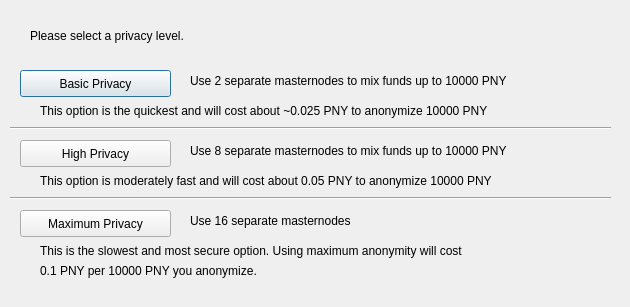
<?xml version="1.0" encoding="UTF-8"?>
<ui version="4.0">
 <class>ObfuscationConfig</class>
 <widget class="QDialog" name="ObfuscationConfig">
  <property name="geometry">
   <rect>
    <x>0</x>
    <y>0</y>
    <width>630</width>
    <height>307</height>
   </rect>
  </property>
  <property name="windowTitle">
   <string>Configure Obfuscation</string>
  </property>
  <widget class="QPushButton" name="buttonBasic">
   <property name="geometry">
    <rect>
     <x>20</x>
     <y>70</y>
     <width>151</width>
     <height>27</height>
    </rect>
   </property>
   <property name="text">
    <string>Basic Privacy</string>
   </property>
  </widget>
  <widget class="QPushButton" name="buttonHigh">
   <property name="geometry">
    <rect>
     <x>20</x>
     <y>140</y>
     <width>151</width>
     <height>27</height>
    </rect>
   </property>
   <property name="text">
    <string>High Privacy</string>
   </property>
  </widget>
  <widget class="QPushButton" name="buttonMax">
   <property name="geometry">
    <rect>
     <x>20</x>
     <y>210</y>
     <width>151</width>
     <height>27</height>
    </rect>
   </property>
   <property name="text">
    <string>Maximum Privacy</string>
   </property>
  </widget>
  <widget class="QLabel" name="label">
   <property name="geometry">
    <rect>
     <x>30</x>
     <y>20</y>
     <width>571</width>
     <height>31</height>
    </rect>
   </property>
   <property name="text">
    <string>Please select a privacy level.</string>
   </property>
  </widget>
  <widget class="QLabel" name="label_2">
   <property name="geometry">
    <rect>
     <x>190</x>
     <y>70</y>
     <width>421</width>
     <height>21</height>
    </rect>
   </property>
   <property name="text">
    <string>Use 2 separate masternodes to mix funds up to 10000 PNY</string>
   </property>
  </widget>
  <widget class="QLabel" name="label_3">
   <property name="geometry">
    <rect>
     <x>190</x>
     <y>140</y>
     <width>411</width>
     <height>21</height>
    </rect>
   </property>
   <property name="text">
    <string>Use 8 separate masternodes to mix funds up to 10000 PNY</string>
   </property>
  </widget>
  <widget class="QLabel" name="label_4">
   <property name="geometry">
    <rect>
     <x>190</x>
     <y>210</y>
     <width>421</width>
     <height>21</height>
    </rect>
   </property>
   <property name="text">
    <string>Use 16 separate masternodes</string>
   </property>
  </widget>
  <widget class="QLabel" name="label_6">
   <property name="geometry">
    <rect>
     <x>40</x>
     <y>100</y>
     <width>561</width>
     <height>21</height>
    </rect>
   </property>
   <property name="text">
    <string>This option is the quickest and will cost about ~0.025 PNY to anonymize 10000 PNY</string>
   </property>
  </widget>
  <widget class="QLabel" name="label_7">
   <property name="geometry">
    <rect>
     <x>40</x>
     <y>170</y>
     <width>561</width>
     <height>21</height>
    </rect>
   </property>
   <property name="text">
    <string>This option is moderately fast and will cost about 0.05 PNY to anonymize 10000 PNY</string>
   </property>
  </widget>
  <widget class="QLabel" name="label_8">
   <property name="geometry">
    <rect>
     <x>40</x>
     <y>240</y>
     <width>561</width>
     <height>21</height>
    </rect>
   </property>
   <property name="text">
    <string>This is the slowest and most secure option. Using maximum anonymity will cost</string>
   </property>
  </widget>
  <widget class="QLabel" name="label_9">
   <property name="geometry">
    <rect>
     <x>40</x>
     <y>260</y>
     <width>561</width>
     <height>21</height>
    </rect>
   </property>
   <property name="text">
    <string>0.1 PNY per 10000 PNY you anonymize.</string>
   </property>
  </widget>
  <widget class="Line" name="line">
   <property name="geometry">
    <rect>
     <x>10</x>
     <y>120</y>
     <width>601</width>
     <height>16</height>
    </rect>
   </property>
   <property name="orientation">
    <enum>Qt::Horizontal</enum>
   </property>
  </widget>
  <widget class="Line" name="line_2">
   <property name="geometry">
    <rect>
     <x>10</x>
     <y>190</y>
     <width>601</width>
     <height>16</height>
    </rect>
   </property>
   <property name="orientation">
    <enum>Qt::Horizontal</enum>
   </property>
  </widget>
 </widget>
 <resources/>
 <connections/>
</ui>
